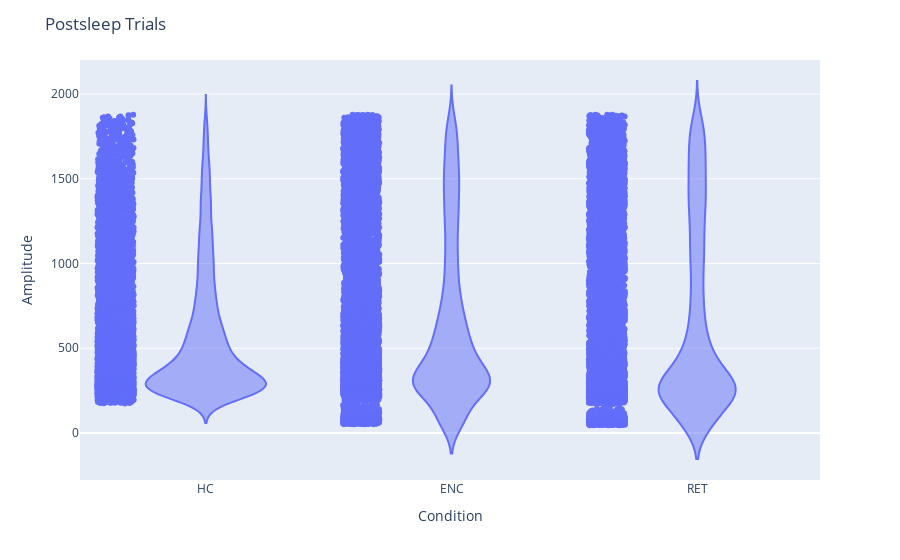

Notebook code cell kept with this figure:
### Code cell
import plotly.express as px

fig = px.violin(Amp_post_data, x=Amp_post_data[Amp_post_data["amplitude"]<1879]["condition"], y=Amp_post_data[Amp_post_data["amplitude"]<1879]["amplitude"], points="all").update_layout(yaxis_title="Amplitude", xaxis_title="Condition", title="Postsleep Trials")

fig.show()

### Figure 1 — Plotly figure (JSON) as saved in the notebook; plotly's stock layout.template omitted (floating-point values rounded to 4 significant figures; data arrays with more than 128 entries replaced by an {"elided": "..."} marker saying what was removed)
{"data": [{"alignmentgroup": "True", "box": {"visible": false}, "hovertemplate": "x=%{x}<br>y=%{y}<extra></extra>", "legendgroup": "", "marker": {"color": "#636efa"}, "name": "", "offsetgroup": "", "orientation": "v", "points": "all", "scalegroup": "True", "showlegend": false, "type": "violin", "x": {"elided": "21634 str values"}, "x0": " ", "xaxis": "x", "y": {"elided": "21634 float values"}, "y0": " ", "yaxis": "y"}], "layout": {"legend": {"tracegroupgap": 0}, "margin": {"t": 60}, "title": {"text": "Postsleep Trials"}, "violinmode": "group", "xaxis": {"anchor": "y", "domain": [0, 1], "title": {"text": "Condition"}}, "yaxis": {"anchor": "x", "domain": [0, 1], "title": {"text": "Amplitude"}}}}
